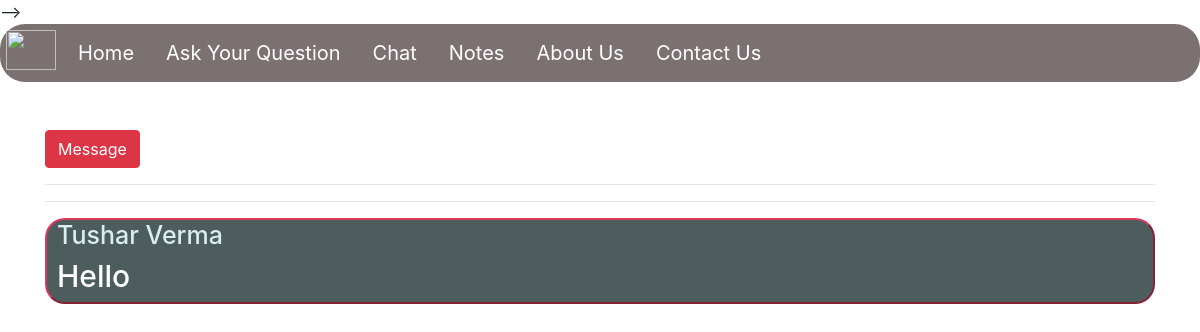
Page /chat/chatting/ on the earlier database version.
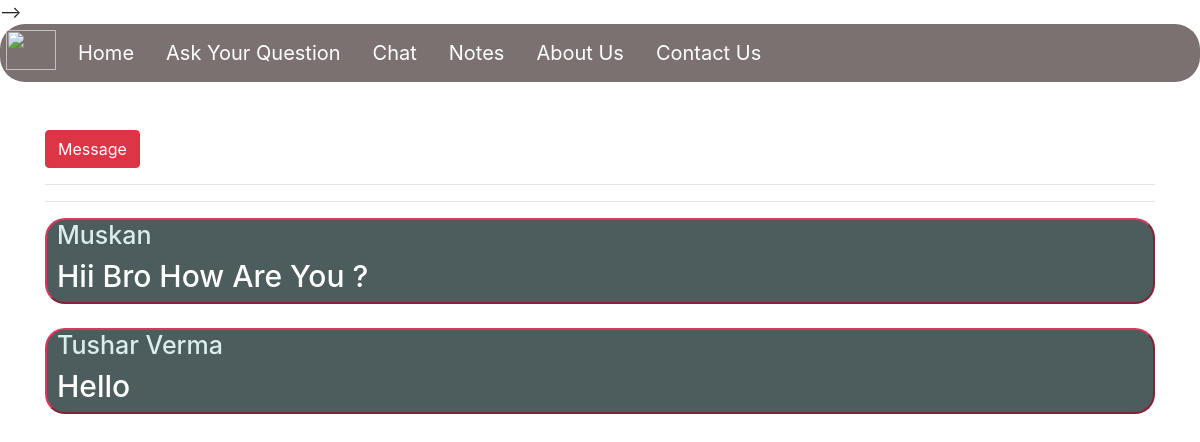
Same page on the later database version.
### chatting/models.py (models this page shows)
class chattingkre(models.Model):
    name=models.CharField(max_length=50)
    text=models.TextField()
    def __str__(self):
        return self.name

### chatting/views.py (the view, shortened to what this page needs)
# urls.py: path('chat/',include("chatting.urls"))
def chatting(request):
    Name = request.POST.get('name', 'No')
    Text=request.POST.get('message', 'No')
    if Name=="No" or Text=="No":
        catprods = chattingkre.objects.all()
        n=len(catprods)
        print(catprods)
        details={'name':Name,'text':Text,'catprods':catprods,'range':range(1,n)}
        return render(request,'chatting.html',details)

### chatting/templates/chatting.html (shortened to what this page needs)
<!doctype html>
<html lang="en">
<head>
   <link rel="stylesheet" href="https://stackpath.bootstrapcdn.com/bootstrap/4.3.1/css/bootstrap.min.css"
> -->
</head>
<body background="https://wallpapercave.com/wp/wp5471067.jpg">
  <ul>
          <li><img src="https://cdn-icons-png.flaticon.com/512/2274/2274755.png" type="image/x-icon"></li>
    <li><a href="/">Home</a></li>
    <li><a href="/AskQuestion">Ask Your Question</a></li>
    <li><a href="/chat/">Chat</a></li>
    <li><a href="/">Notes</a></li>
    <li><a href="/aboutus">About Us</a></li>
    <li><a href="/">Contact Us</a></li>
  </ul>
  <div class=container>
    <font color="white">
      <br>
      <br>
      <form action='/chat/' onsubmit="return validate()" method='post'> {% csrf_token %}
        <button type="submit" class="btn btn-danger">Message</button>
      </form>
      <hr color="white">
      <hr color="white">
      {% for i in catprods|slice:"::-1" %}
      <div class="ans" style="border: 2px outset rgb(218, 56, 91);border-radius:20px; ">
        <h3 style="margin-left:10px;font-size:25px;color:rgb(218, 238, 238)">{{ i.name|title }}</h3>
        <h3 style="margin-left:10px;font-size:30px">{{ i.text|title }}</h3>
      </div><br>
      {% endfor %}
</body>
</html>

Differences in the rows shown:
added chattingkre: name "Muskan", text "Hii Bro How Are You ?"
